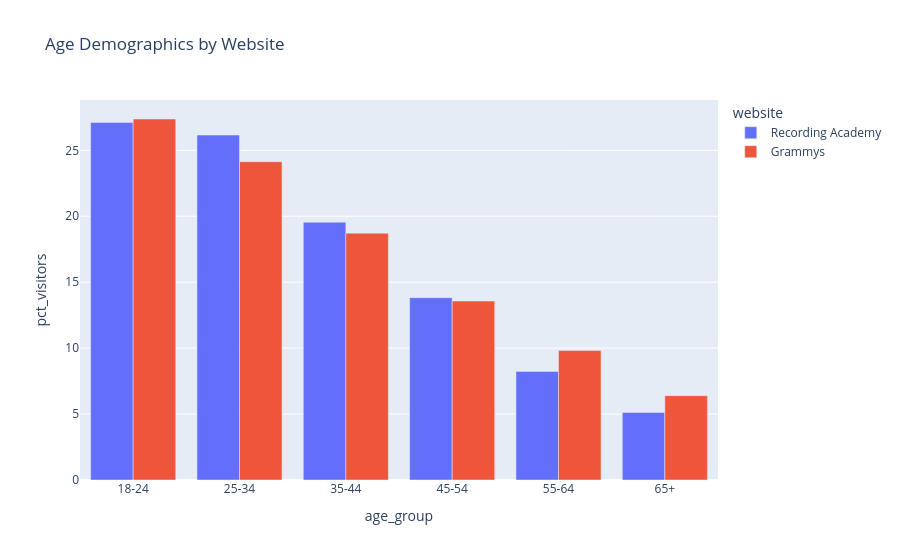

Notebook cell for this chart:
### Markdown cell above
**D.** Create a bar chart of the `age_group` and `pct_visitors`. This chart should have, for each age group, one color for the Recording Academy and a different color for the Grammys.


<div style="border: 3px solid #b67ae5; background-color: #f9f1ff; padding: 15px; border-radius: 8px; color: #222; display: flex; align-items: center;">
<span style="font-size: 10pt;">
<strong>Hint: </strong>You will need to use the <span style="font-family: monospace; color: #222;">barmode='group'</span> option in <span style="font-family: monospace; color: #222;">px.bar()</span>. See the code snippet below to guide you.
</span>
</div>


```python
# template for visualization
px.bar(dataframe, x='variable1', y='variable2', color='variable3', barmode='group')
```

### Code cell
# age_group and pct_visitors bar chart
fig = px.bar(age_df, x='age_group', y='pct_visitors', color='website', barmode='group',
             title='Age Demographics by Website')
fig.show()

### Figure 1 — Plotly figure (JSON) as saved in the notebook; plotly's stock layout.template omitted (floating-point values rounded to 4 significant figures)
{"data": [{"alignmentgroup": "True", "hovertemplate": "website=Recording Academy<br>age_group=%{x}<br>pct_visitors=%{y}<extra></extra>", "legendgroup": "Recording Academy", "marker": {"color": "#636efa", "pattern": {"shape": ""}}, "name": "Recording Academy", "offsetgroup": "Recording Academy", "orientation": "v", "showlegend": true, "textposition": "auto", "type": "bar", "x": ["18-24", "25-34", "35-44", "45-54", "55-64", "65+"], "xaxis": "x", "y": [27.12, 26.16, 19.55, 13.82, 8.236, 5.12], "yaxis": "y"}, {"alignmentgroup": "True", "hovertemplate": "website=Grammys<br>age_group=%{x}<br>pct_visitors=%{y}<extra></extra>", "legendgroup": "Grammys", "marker": {"color": "#EF553B", "pattern": {"shape": ""}}, "name": "Grammys", "offsetgroup": "Grammys", "orientation": "v", "showlegend": true, "textposition": "auto", "type": "bar", "x": ["18-24", "25-34", "35-44", "45-54", "55-64", "65+"], "xaxis": "x", "y": [27.37, 24.13, 18.72, 13.57, 9.817, 6.394], "yaxis": "y"}], "layout": {"autosize": true, "barmode": "group", "legend": {"title": {"text": "website"}, "tracegroupgap": 0}, "title": {"text": "Age Demographics by Website"}, "xaxis": {"anchor": "y", "autorange": true, "domain": [0, 1], "range": [-0.5, 5.5], "title": {"text": "age_group"}, "type": "category"}, "yaxis": {"anchor": "x", "autorange": true, "domain": [0, 1], "range": [0, 28.81], "title": {"text": "pct_visitors"}, "type": "linear"}}}
